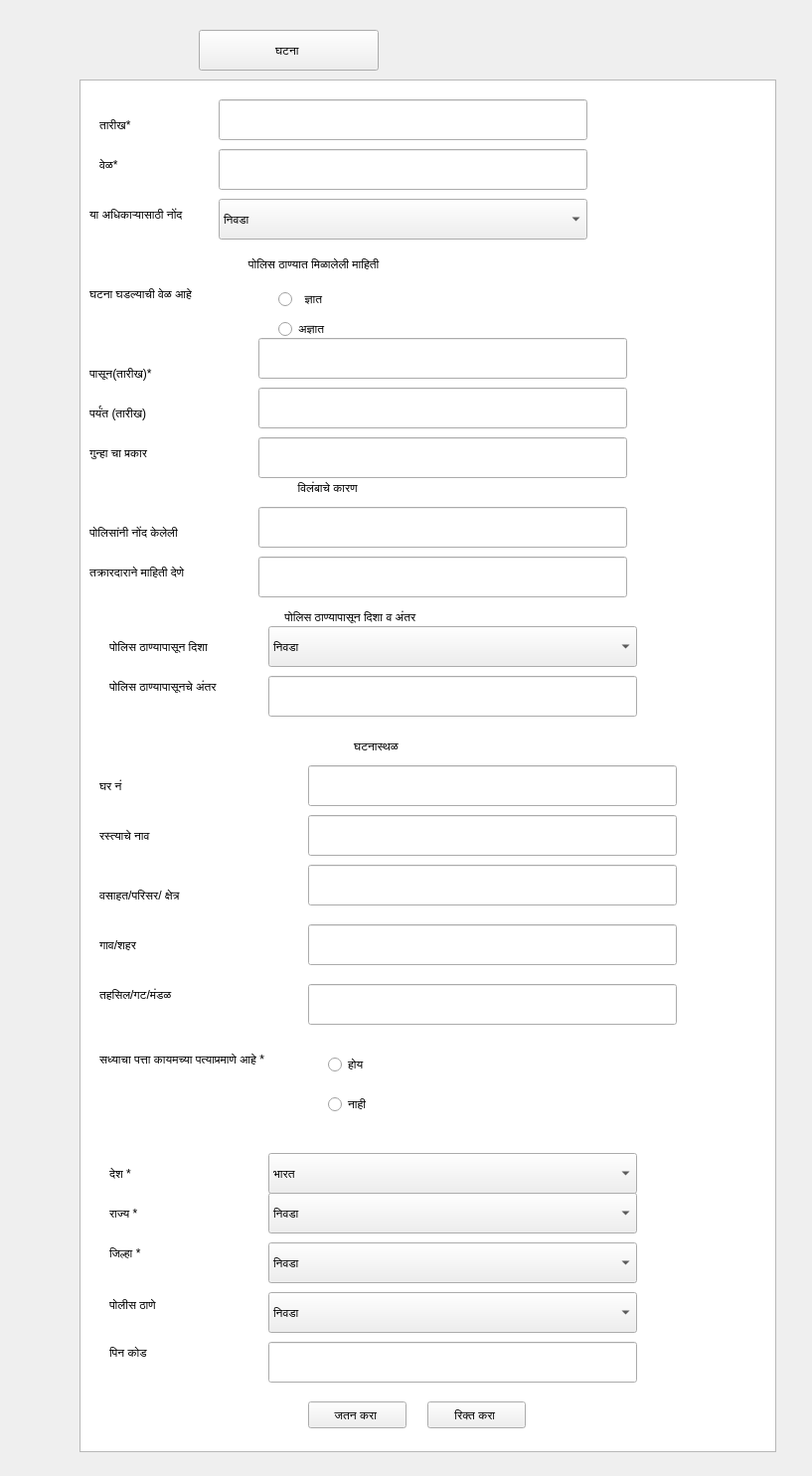
<?xml version="1.0" encoding="UTF-8"?>
<ui version="4.0">
 <class>Form30</class>
 <widget class="QWidget" name="Form30">
  <property name="geometry">
   <rect>
    <x>0</x>
    <y>0</y>
    <width>817</width>
    <height>1485</height>
   </rect>
  </property>
  <property name="windowTitle">
   <string>Form</string>
  </property>
  <widget class="QListView" name="listView">
   <property name="geometry">
    <rect>
     <x>80</x>
     <y>80</y>
     <width>701</width>
     <height>1381</height>
    </rect>
   </property>
  </widget>
  <widget class="QPushButton" name="pushButton_3">
   <property name="geometry">
    <rect>
     <x>200</x>
     <y>30</y>
     <width>181</width>
     <height>41</height>
    </rect>
   </property>
   <property name="text">
    <string>घटना </string>
   </property>
  </widget>
  <widget class="QLabel" name="label_2">
   <property name="geometry">
    <rect>
     <x>100</x>
     <y>110</y>
     <width>61</width>
     <height>31</height>
    </rect>
   </property>
   <property name="text">
    <string>तारीख*</string>
   </property>
  </widget>
  <widget class="QLabel" name="label_3">
   <property name="geometry">
    <rect>
     <x>100</x>
     <y>150</y>
     <width>51</width>
     <height>31</height>
    </rect>
   </property>
   <property name="text">
    <string>वेळ*</string>
   </property>
  </widget>
  <widget class="QLabel" name="label_4">
   <property name="geometry">
    <rect>
     <x>90</x>
     <y>200</y>
     <width>161</width>
     <height>31</height>
    </rect>
   </property>
   <property name="text">
    <string>या अधिकाऱ्यासाठी नोंद </string>
   </property>
  </widget>
  <widget class="QLabel" name="label_5">
   <property name="geometry">
    <rect>
     <x>220</x>
     <y>250</y>
     <width>721</width>
     <height>31</height>
    </rect>
   </property>
   <property name="text">
    <string>         पोलिस ठाण्यात मिळालेली माहिती</string>
   </property>
  </widget>
  <widget class="QLabel" name="label_8">
   <property name="geometry">
    <rect>
     <x>90</x>
     <y>280</y>
     <width>161</width>
     <height>31</height>
    </rect>
   </property>
   <property name="text">
    <string>घटना घडल्याची वेळ आहे</string>
   </property>
  </widget>
  <widget class="QRadioButton" name="radioButton">
   <property name="geometry">
    <rect>
     <x>280</x>
     <y>290</y>
     <width>117</width>
     <height>22</height>
    </rect>
   </property>
   <property name="text">
    <string> 	ज्ञात </string>
   </property>
  </widget>
  <widget class="QRadioButton" name="radioButton_2">
   <property name="geometry">
    <rect>
     <x>280</x>
     <y>320</y>
     <width>117</width>
     <height>22</height>
    </rect>
   </property>
   <property name="text">
    <string>अज्ञात</string>
   </property>
  </widget>
  <widget class="QLineEdit" name="crime_date">
   <property name="geometry">
    <rect>
     <x>220</x>
     <y>100</y>
     <width>371</width>
     <height>41</height>
    </rect>
   </property>
  </widget>
  <widget class="QComboBox" name="comboBox">
   <property name="geometry">
    <rect>
     <x>220</x>
     <y>200</y>
     <width>371</width>
     <height>41</height>
    </rect>
   </property>
   <item>
    <property name="text">
     <string>निवडा </string>
    </property>
   </item>
   <item>
    <property name="text">
     <string>New Item</string>
    </property>
   </item>
  </widget>
  <widget class="QLineEdit" name="lineEdit_2">
   <property name="geometry">
    <rect>
     <x>220</x>
     <y>150</y>
     <width>371</width>
     <height>41</height>
    </rect>
   </property>
  </widget>
  <widget class="QLabel" name="label_6">
   <property name="geometry">
    <rect>
     <x>90</x>
     <y>360</y>
     <width>91</width>
     <height>31</height>
    </rect>
   </property>
   <property name="text">
    <string>पासून(तारीख)*</string>
   </property>
  </widget>
  <widget class="QLabel" name="label_7">
   <property name="geometry">
    <rect>
     <x>90</x>
     <y>440</y>
     <width>181</width>
     <height>31</height>
    </rect>
   </property>
   <property name="text">
    <string>गुन्हा चा प्रकार </string>
   </property>
  </widget>
  <widget class="QLabel" name="label_9">
   <property name="geometry">
    <rect>
     <x>90</x>
     <y>400</y>
     <width>91</width>
     <height>31</height>
    </rect>
   </property>
   <property name="text">
    <string>पर्यंत (तारीख)</string>
   </property>
  </widget>
  <widget class="QLabel" name="label_10">
   <property name="geometry">
    <rect>
     <x>60</x>
     <y>480</y>
     <width>611</width>
     <height>21</height>
    </rect>
   </property>
   <property name="text">
    <string>                                                                        विलंबाचे कारण </string>
   </property>
  </widget>
  <widget class="QLabel" name="label_11">
   <property name="geometry">
    <rect>
     <x>90</x>
     <y>520</y>
     <width>121</width>
     <height>31</height>
    </rect>
   </property>
   <property name="text">
    <string>पोलिसांनी नोंद केलेली</string>
   </property>
  </widget>
  <widget class="QLabel" name="label_12">
   <property name="geometry">
    <rect>
     <x>90</x>
     <y>560</y>
     <width>121</width>
     <height>31</height>
    </rect>
   </property>
   <property name="text">
    <string>तक्रारदाराने माहिती देणे</string>
   </property>
  </widget>
  <widget class="QLineEdit" name="lineEdit_3">
   <property name="geometry">
    <rect>
     <x>260</x>
     <y>340</y>
     <width>371</width>
     <height>41</height>
    </rect>
   </property>
  </widget>
  <widget class="QLineEdit" name="lineEdit_4">
   <property name="geometry">
    <rect>
     <x>260</x>
     <y>390</y>
     <width>371</width>
     <height>41</height>
    </rect>
   </property>
  </widget>
  <widget class="QLineEdit" name="crime_type">
   <property name="geometry">
    <rect>
     <x>260</x>
     <y>440</y>
     <width>371</width>
     <height>41</height>
    </rect>
   </property>
  </widget>
  <widget class="QLineEdit" name="lineEdit_6">
   <property name="geometry">
    <rect>
     <x>260</x>
     <y>510</y>
     <width>371</width>
     <height>41</height>
    </rect>
   </property>
  </widget>
  <widget class="QLineEdit" name="lineEdit_7">
   <property name="geometry">
    <rect>
     <x>260</x>
     <y>560</y>
     <width>371</width>
     <height>41</height>
    </rect>
   </property>
  </widget>
  <widget class="QLabel" name="label_13">
   <property name="geometry">
    <rect>
     <x>90</x>
     <y>610</y>
     <width>611</width>
     <height>21</height>
    </rect>
   </property>
   <property name="text">
    <string>                                                           पोलिस ठाण्यापासून दिशा व अंतर </string>
   </property>
  </widget>
  <widget class="QLabel" name="label_14">
   <property name="geometry">
    <rect>
     <x>110</x>
     <y>680</y>
     <width>151</width>
     <height>21</height>
    </rect>
   </property>
   <property name="text">
    <string>पोलिस ठाण्यापासूनचे अंतर </string>
   </property>
  </widget>
  <widget class="QLabel" name="label_15">
   <property name="geometry">
    <rect>
     <x>110</x>
     <y>640</y>
     <width>141</width>
     <height>21</height>
    </rect>
   </property>
   <property name="text">
    <string>पोलिस ठाण्यापासून दिशा </string>
   </property>
  </widget>
  <widget class="QComboBox" name="comboBox_2">
   <property name="geometry">
    <rect>
     <x>270</x>
     <y>630</y>
     <width>371</width>
     <height>41</height>
    </rect>
   </property>
   <item>
    <property name="text">
     <string>निवडा </string>
    </property>
   </item>
   <item>
    <property name="text">
     <string>New Item</string>
    </property>
   </item>
  </widget>
  <widget class="QLineEdit" name="lineEdit_8">
   <property name="geometry">
    <rect>
     <x>270</x>
     <y>680</y>
     <width>371</width>
     <height>41</height>
    </rect>
   </property>
  </widget>
  <widget class="QLabel" name="label_16">
   <property name="geometry">
    <rect>
     <x>80</x>
     <y>740</y>
     <width>611</width>
     <height>21</height>
    </rect>
   </property>
   <property name="text">
    <string>                                                                                   घटनास्थळ </string>
   </property>
  </widget>
  <widget class="QLabel" name="label_32">
   <property name="geometry">
    <rect>
     <x>100</x>
     <y>1050</y>
     <width>211</width>
     <height>31</height>
    </rect>
   </property>
   <property name="text">
    <string>सध्याचा पत्ता कायमच्या पत्याप्रमाणे आहे *</string>
   </property>
  </widget>
  <widget class="QLabel" name="label_21">
   <property name="geometry">
    <rect>
     <x>100</x>
     <y>780</y>
     <width>111</width>
     <height>21</height>
    </rect>
   </property>
   <property name="text">
    <string>घर नं </string>
   </property>
  </widget>
  <widget class="QLabel" name="label_22">
   <property name="geometry">
    <rect>
     <x>100</x>
     <y>830</y>
     <width>111</width>
     <height>21</height>
    </rect>
   </property>
   <property name="text">
    <string>रस्त्याचे नाव</string>
   </property>
  </widget>
  <widget class="QLabel" name="label_24">
   <property name="geometry">
    <rect>
     <x>100</x>
     <y>940</y>
     <width>111</width>
     <height>21</height>
    </rect>
   </property>
   <property name="text">
    <string>गाव/शहर </string>
   </property>
  </widget>
  <widget class="QLabel" name="label_23">
   <property name="geometry">
    <rect>
     <x>100</x>
     <y>990</y>
     <width>111</width>
     <height>21</height>
    </rect>
   </property>
   <property name="text">
    <string>तहसिल/गट/मंडळ </string>
   </property>
  </widget>
  <widget class="QLabel" name="label_25">
   <property name="geometry">
    <rect>
     <x>100</x>
     <y>890</y>
     <width>131</width>
     <height>21</height>
    </rect>
   </property>
   <property name="text">
    <string>वसाहत/परिसर/ क्षेत्र</string>
   </property>
  </widget>
  <widget class="QLineEdit" name="lineEdit_9">
   <property name="geometry">
    <rect>
     <x>310</x>
     <y>770</y>
     <width>371</width>
     <height>41</height>
    </rect>
   </property>
  </widget>
  <widget class="QLineEdit" name="lineEdit_10">
   <property name="geometry">
    <rect>
     <x>310</x>
     <y>820</y>
     <width>371</width>
     <height>41</height>
    </rect>
   </property>
  </widget>
  <widget class="QLineEdit" name="lineEdit_11">
   <property name="geometry">
    <rect>
     <x>310</x>
     <y>870</y>
     <width>371</width>
     <height>41</height>
    </rect>
   </property>
  </widget>
  <widget class="QLineEdit" name="lineEdit_13">
   <property name="geometry">
    <rect>
     <x>310</x>
     <y>990</y>
     <width>371</width>
     <height>41</height>
    </rect>
   </property>
  </widget>
  <widget class="QLineEdit" name="lineEdit_14">
   <property name="geometry">
    <rect>
     <x>310</x>
     <y>930</y>
     <width>371</width>
     <height>41</height>
    </rect>
   </property>
  </widget>
  <widget class="QRadioButton" name="radioButton_3">
   <property name="geometry">
    <rect>
     <x>330</x>
     <y>1060</y>
     <width>117</width>
     <height>22</height>
    </rect>
   </property>
   <property name="text">
    <string>होय </string>
   </property>
  </widget>
  <widget class="QRadioButton" name="radioButton_4">
   <property name="geometry">
    <rect>
     <x>330</x>
     <y>1100</y>
     <width>117</width>
     <height>22</height>
    </rect>
   </property>
   <property name="text">
    <string>नाही </string>
   </property>
  </widget>
  <widget class="QLabel" name="label_27">
   <property name="geometry">
    <rect>
     <x>110</x>
     <y>1210</y>
     <width>111</width>
     <height>21</height>
    </rect>
   </property>
   <property name="text">
    <string>राज्य *</string>
   </property>
  </widget>
  <widget class="QLabel" name="label_28">
   <property name="geometry">
    <rect>
     <x>110</x>
     <y>1290</y>
     <width>71</width>
     <height>31</height>
    </rect>
   </property>
   <property name="text">
    <string>  	
पोलीस ठाणे	</string>
   </property>
  </widget>
  <widget class="QLabel" name="label_29">
   <property name="geometry">
    <rect>
     <x>110</x>
     <y>1250</y>
     <width>111</width>
     <height>21</height>
    </rect>
   </property>
   <property name="text">
    <string>जिल्हा *</string>
   </property>
  </widget>
  <widget class="QLabel" name="label_26">
   <property name="geometry">
    <rect>
     <x>110</x>
     <y>1170</y>
     <width>111</width>
     <height>21</height>
    </rect>
   </property>
   <property name="text">
    <string>देश *</string>
   </property>
  </widget>
  <widget class="QLabel" name="label_30">
   <property name="geometry">
    <rect>
     <x>110</x>
     <y>1350</y>
     <width>111</width>
     <height>21</height>
    </rect>
   </property>
   <property name="text">
    <string>पिन कोड</string>
   </property>
  </widget>
  <widget class="QPushButton" name="pushButton_4">
   <property name="geometry">
    <rect>
     <x>430</x>
     <y>1410</y>
     <width>99</width>
     <height>27</height>
    </rect>
   </property>
   <property name="text">
    <string>रिक्त करा </string>
   </property>
  </widget>
  <widget class="QComboBox" name="comboBox_3">
   <property name="geometry">
    <rect>
     <x>270</x>
     <y>1160</y>
     <width>371</width>
     <height>41</height>
    </rect>
   </property>
   <item>
    <property name="text">
     <string>भारत </string>
    </property>
   </item>
   <item>
    <property name="text">
     <string>New Item</string>
    </property>
   </item>
  </widget>
  <widget class="QComboBox" name="comboBox_4">
   <property name="geometry">
    <rect>
     <x>270</x>
     <y>1200</y>
     <width>371</width>
     <height>41</height>
    </rect>
   </property>
   <item>
    <property name="text">
     <string>निवडा </string>
    </property>
   </item>
   <item>
    <property name="text">
     <string>आंध्र प्रदेश </string>
    </property>
   </item>
   <item>
    <property name="text">
     <string>अरुणाचल प्रदेश </string>
    </property>
   </item>
   <item>
    <property name="text">
     <string>बिहार </string>
    </property>
   </item>
   <item>
    <property name="text">
     <string>छत्तीसगड </string>
    </property>
   </item>
   <item>
    <property name="text">
     <string>गोआ </string>
    </property>
   </item>
   <item>
    <property name="text">
     <string>गुजरात </string>
    </property>
   </item>
   <item>
    <property name="text">
     <string>हरियाणा </string>
    </property>
   </item>
   <item>
    <property name="text">
     <string>हिमाचल प्रदेश </string>
    </property>
   </item>
   <item>
    <property name="text">
     <string>जम्मू काश्मीर </string>
    </property>
   </item>
   <item>
    <property name="text">
     <string>झारखंड </string>
    </property>
   </item>
   <item>
    <property name="text">
     <string>कर्नाटक </string>
    </property>
   </item>
   <item>
    <property name="text">
     <string>केरळ </string>
    </property>
   </item>
   <item>
    <property name="text">
     <string>मध्यप्रदेश </string>
    </property>
   </item>
   <item>
    <property name="text">
     <string>महाराष्ट्र </string>
    </property>
   </item>
   <item>
    <property name="text">
     <string>मणिपूर </string>
    </property>
   </item>
   <item>
    <property name="text">
     <string>मेघालय </string>
    </property>
   </item>
   <item>
    <property name="text">
     <string>मेघालय </string>
    </property>
   </item>
   <item>
    <property name="text">
     <string>नागालँड </string>
    </property>
   </item>
   <item>
    <property name="text">
     <string>उडीसा </string>
    </property>
   </item>
   <item>
    <property name="text">
     <string>पंजाब </string>
    </property>
   </item>
   <item>
    <property name="text">
     <string>राजस्थान</string>
    </property>
   </item>
   <item>
    <property name="text">
     <string>सिक्कम </string>
    </property>
   </item>
   <item>
    <property name="text">
     <string>तामिळनाडू </string>
    </property>
   </item>
   <item>
    <property name="text">
     <string>तेलंगणा </string>
    </property>
   </item>
   <item>
    <property name="text">
     <string>तिरपुरा </string>
    </property>
   </item>
   <item>
    <property name="text">
     <string>उत्तर प्रदेश </string>
    </property>
   </item>
   <item>
    <property name="text">
     <string>उत्तरांचल </string>
    </property>
   </item>
   <item>
    <property name="text">
     <string>पश्चिम बंगाल </string>
    </property>
   </item>
  </widget>
  <widget class="QComboBox" name="comboBox_8">
   <property name="geometry">
    <rect>
     <x>270</x>
     <y>1300</y>
     <width>371</width>
     <height>41</height>
    </rect>
   </property>
   <item>
    <property name="text">
     <string>निवडा </string>
    </property>
   </item>
   <item>
    <property name="text">
     <string>New Item</string>
    </property>
   </item>
  </widget>
  <widget class="QLineEdit" name="lineEdit_20">
   <property name="geometry">
    <rect>
     <x>270</x>
     <y>1350</y>
     <width>371</width>
     <height>41</height>
    </rect>
   </property>
  </widget>
  <widget class="QPushButton" name="btn_csv_create">
   <property name="geometry">
    <rect>
     <x>310</x>
     <y>1410</y>
     <width>99</width>
     <height>27</height>
    </rect>
   </property>
   <property name="text">
    <string>जतन करा </string>
   </property>
  </widget>
  <widget class="QComboBox" name="comboBox_7">
   <property name="geometry">
    <rect>
     <x>270</x>
     <y>1250</y>
     <width>371</width>
     <height>41</height>
    </rect>
   </property>
   <item>
    <property name="text">
     <string>निवडा </string>
    </property>
   </item>
   <item>
    <property name="text">
     <string>अकोला </string>
    </property>
   </item>
   <item>
    <property name="text">
     <string>अमरावती </string>
    </property>
   </item>
   <item>
    <property name="text">
     <string>उस्मानाबाद </string>
    </property>
   </item>
   <item>
    <property name="text">
     <string>औरंगाबाद </string>
    </property>
   </item>
   <item>
    <property name="text">
     <string>कोल्हापुर </string>
    </property>
   </item>
   <item>
    <property name="text">
     <string>गडचिरोली </string>
    </property>
   </item>
   <item>
    <property name="text">
     <string>गोंदिया </string>
    </property>
   </item>
   <item>
    <property name="text">
     <string>चंद्रपुर</string>
    </property>
   </item>
   <item>
    <property name="text">
     <string>जळगाव </string>
    </property>
   </item>
   <item>
    <property name="text">
     <string>जलना </string>
    </property>
   </item>
   <item>
    <property name="text">
     <string>धुले </string>
    </property>
   </item>
   <item>
    <property name="text">
     <string>नंदुरबार </string>
    </property>
   </item>
   <item>
    <property name="text">
     <string>नागपुर </string>
    </property>
   </item>
   <item>
    <property name="text">
     <string>नाशिक </string>
    </property>
   </item>
   <item>
    <property name="text">
     <string>नांदेड़ </string>
    </property>
   </item>
   <item>
    <property name="text">
     <string>ठाणे </string>
    </property>
   </item>
   <item>
    <property name="text">
     <string>परभणी </string>
    </property>
   </item>
   <item>
    <property name="text">
     <string>पुणे </string>
    </property>
   </item>
   <item>
    <property name="text">
     <string>बिड </string>
    </property>
   </item>
   <item>
    <property name="text">
     <string>बुलढाणा </string>
    </property>
   </item>
   <item>
    <property name="text">
     <string>भंडारा </string>
    </property>
   </item>
   <item>
    <property name="text">
     <string>मुंबई जिल्हा </string>
    </property>
   </item>
   <item>
    <property name="text">
     <string>मुंबई उपनगर </string>
    </property>
   </item>
   <item>
    <property name="text">
     <string>यवतमाल </string>
    </property>
   </item>
   <item>
    <property name="text">
     <string>रायगढ़ </string>
    </property>
   </item>
   <item>
    <property name="text">
     <string>लातूर </string>
    </property>
   </item>
   <item>
    <property name="text">
     <string>वर्धा </string>
    </property>
   </item>
   <item>
    <property name="text">
     <string>वाशिम </string>
    </property>
   </item>
   <item>
    <property name="text">
     <string>सांगली </string>
    </property>
   </item>
   <item>
    <property name="text">
     <string>सातारा  </string>
    </property>
   </item>
   <item>
    <property name="text">
     <string>सोलापुर </string>
    </property>
   </item>
   <item>
    <property name="text">
     <string>हिंगोली </string>
    </property>
   </item>
  </widget>
 </widget>
 <resources/>
 <connections/>
</ui>
